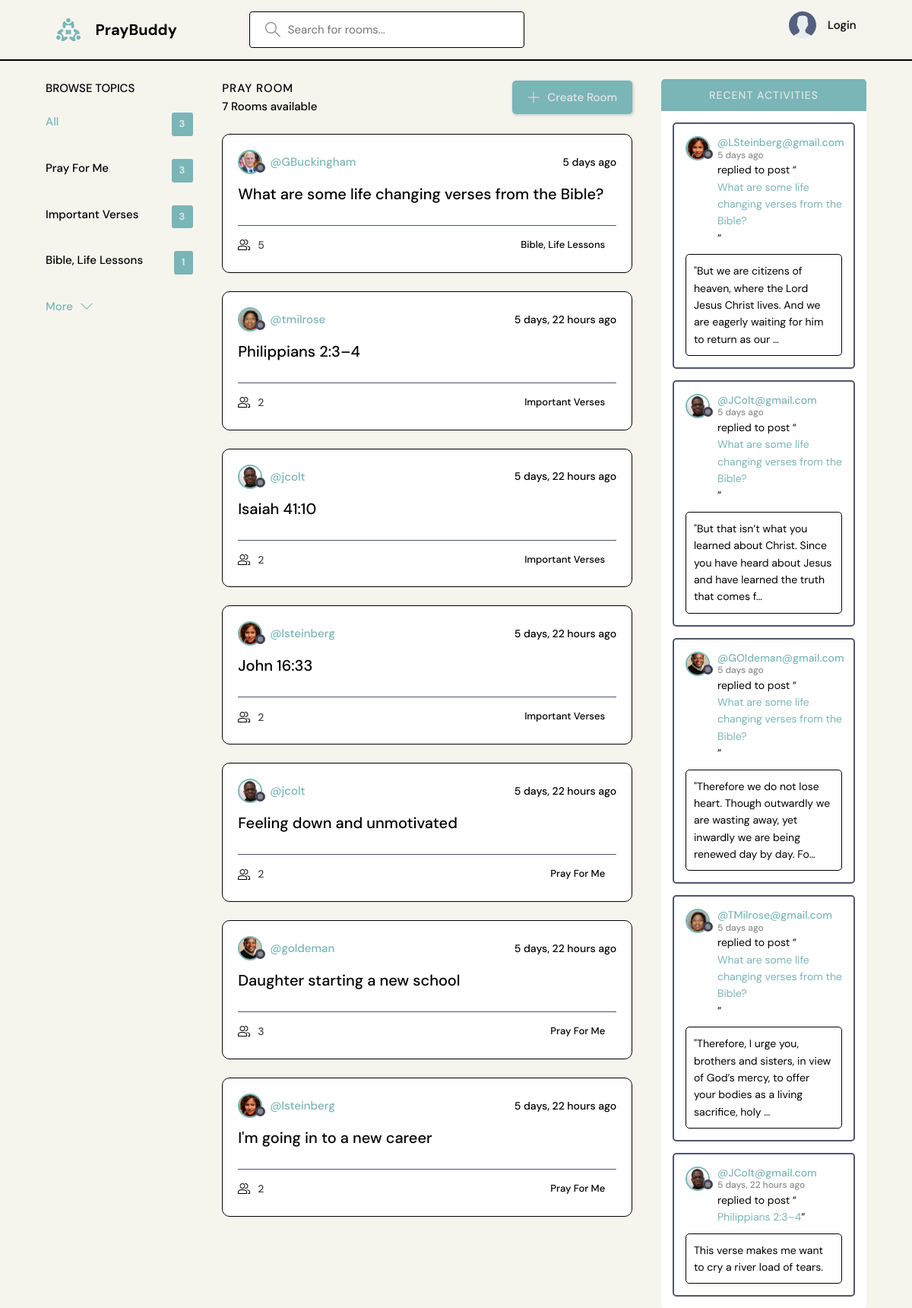
The page / on the database its author committed.
### base/models.py (models this page shows, shortened)
class Topic(models.Model):
    name = models.CharField(max_length=200)

class Room(models.Model):
    host = models.ForeignKey(User, on_delete=models.SET_NULL, null=True)
    topic = models.ForeignKey(Topic, on_delete=models.SET_NULL, null=True)
    name = models.CharField(max_length=200)
    description = models.TextField(null=True, blank=True)
    participants = models.ManyToManyField(
        User, related_name='participants', blank=True)
    updated = models.DateTimeField(auto_now=True)
    created = models.DateTimeField(auto_now_add=True)
    class Meta:
        ordering = ['-updated', '-created']
    def __str__(self):
        return self.name

class User(AbstractUser):
    name = models.CharField(max_length=200, null=True)
    email = models.EmailField(unique=True, null=True)
    bio = models.TextField(null=True)
    avatar = models.ImageField(null=True, default='avatar.svg')
    USERNAME_FIELD = 'email'
    REQUIRED_FIELDS = []

class Message(models.Model):
    user = models.ForeignKey(User, on_delete=models.CASCADE)
    room = models.ForeignKey(Room, on_delete=models.CASCADE)
    body = models.TextField()
    updated = models.DateTimeField(auto_now=True)
    created = models.DateTimeField(auto_now_add=True)
    class Meta:
        ordering = ['-updated', '-created']

### base/views.py (the view)
# urls.py: path('', views.home, name='home'),
def home(request):
    q = request.GET.get('q') if request.GET.get('q') != None else ''
    rooms = Room.objects.filter(
        Q(topic__name__icontains=q) |
        Q(name__icontains=q) |
        Q(description__icontains=q)
    )
    topics = Topic.objects.all()[0:4]
    room_count = rooms.count()
    room_messages = Message.objects.filter(Q(room__topic__name__icontains=q))
    context = {'rooms': rooms, 'topics': topics,
               'room_count': room_count, 'room_messages': room_messages}
    return render(request, 'base/home.html', context)

### base/templates/base/home.html (shortened to what this page needs)
{% extends "main.html" %}
{% block content %}
<main class="layout layout--3">
  <div class="container">
    {% include "base/includes/topics_component.html" %}
    <div class="roomList">
      <div class="roomList__header">
        <div>
          <h2>Pray Room</h2>
          <p>{{ room_count }} Rooms available</p>
        </div>
        <a class="btn btn--main" href="{% url 'create-room' %}">
          <svg version="1.1" xmlns="http://www.w3.org/2000/svg" width="32" height="32" viewBox="0 0 32 32">
            <title>add</title>
            <path
              d="M16.943 0.943h-1.885v14.115h-14.115v1.885h14.115v14.115h1.885v-14.115h14.115v-1.885h-14.115v-14.115z">
            </path>
          </svg>
          Create Room
        </a>
      </div>
    {% include "base/includes/feed_component.html" %}
    </div>
    {% include "base/includes/activity_component.html" %}
  </div>
</main>
{% endblock content %}

### base/templates/base/includes/topics_component.html
<div class="topics">
    <div class="topics__header">
        <h2>Browse Topics</h2>
    </div>
    <ul class="topics__list">
        <li>
            <a href="{% url 'home' %}" class="active">All <span>{{ topics.count }}</span></a>
        </li>
        {% for topic in topics %}
        <li>
            <a href="{% url 'home' %}?q={{ topic.name }}">{{ topic.name }}<span>{{ topic.room_set.all.count}}</span></a>
        </li>
        {% endfor %}
    </ul>
    <a class="btn btn--link" href="{% url 'topics' %}">
        More
        <svg version="1.1" xmlns="http://www.w3.org/2000/svg" width="32" height="32" viewBox="0 0 32 32">
            <title>chevron-down</title>
            <path d="M16 21l-13-13h-3l16 16 16-16h-3l-13 13z"></path>
        </svg>
    </a>
</div>

### base/templates/base/includes/feed_component.html (shortened to what this page needs)
{% for room in rooms %}
<div class="roomListRoom">
    <div class="roomListRoom__header">
        <a href="{% url 'user-profile' room.host.id %}" class="roomListRoom__author">
            <div class="avatar avatar--small">
                <img src="{{ room.host.avatar.url }}" />
            </div>
            <span>@{{ room.host.username }}</span>
        </a>
        <div class="roomListRoom__actions">
            <span>{{ room.created|timesince }} ago</span>
        </div>
    </div>
    <div class="roomListRoom__content">
        <a href="{% url 'room' room.id %}">{{ room.name }}</a>
    </div>
    <div class="roomListRoom__meta">
        <a href="{% url 'room' room.id %}" class="roomListRoom__joined">
            {{ room.participants.all.count }}
        </a>
        <p class="roomListRoom__topic">{{ room.topic.name }}</p>
    </div>
</div>
{% endfor %}

### base/templates/base/includes/activity_component.html (shortened to what this page needs)
<div class="activities">
    <div class="activities__header">
        <h2>Recent Activities</h2>
    </div>
    {% for message in room_messages|slice:":5" %}
    <div class="activities__box">
        <div class="activities__boxHeader roomListRoom__header">
            <a href="{% url 'user-profile' message.user.id %}" class="roomListRoom__author">
                <div class="avatar avatar--small">
                    <img src="{{ message.user.avatar.url }}" />
                </div>
                <p>
                    @{{ message.user }}
                    <span>{{ message.created|timesince}} ago</span>
                </p>
            </a>
        </div>
        <div class="activities__boxContent">
            <p>replied to post “<a href="{% url 'room' message.room.id %}">{{ message.room }}</a>”</p>
            <div class="activities__boxRoomContent">
                {{ message.body|truncatechars:120 }}
            </div>
        </div>
    </div>
    {% endfor %}
</div>

### rows shown on the page
Topic: name "Pray For Me", room_set.all.count "3"
Topic: name "Important Verses", room_set.all.count "3"
Topic: name "Bible, Life Lessons", room_set.all.count "1"
Room: host.avatar (picture), host.username "GBuckingham", created "5 days", name "What are some life changing verses from the Bible?", participants.all.count "5", topic.name "Bible, Life Lessons"
Room: host.avatar (picture), host.username "tmilrose", created "5 days, 22 hours", name "Philippians 2:3–4", participants.all.count "2", topic.name "Important Verses"
Room: host.avatar (picture), host.username "jcolt", created "5 days, 22 hours", name "Isaiah 41:10", participants.all.count "2", topic.name "Important Verses"
Room: host.avatar (picture), host.username "lsteinberg", created "5 days, 22 hours", name "John 16:33", participants.all.count "2", topic.name "Important Verses"
Room: host.avatar (picture), host.username "jcolt", created "5 days, 22 hours", name "Feeling down and unmotivated", participants.all.count "2", topic.name "Pray For Me"
Room: host.avatar (picture), host.username "goldeman", created "5 days, 22 hours", name "Daughter starting a new school", participants.all.count "3", topic.name "Pray For Me"
Room: host.avatar (picture), host.username "lsteinberg", created "5 days, 22 hours", name "I'm going in to a new career", participants.all.count "2", topic.name "Pray For Me"
Message: user.avatar (picture), user "LSteinberg@gmail.com", created "5 days", room "What are some life changing verses from the Bible?", body "\"But we are citizens of heaven, where the Lord Jesus Christ lives. And we are eagerly waiting for him to return as our …"
Message: user.avatar (picture), user "JColt@gmail.com", created "5 days", room "What are some life changing verses from the Bible?", body "\"But that isn’t what you learned about Christ. Since you have heard about Jesus and have learned the truth that comes f…"
Message: user.avatar (picture), user "GOldeman@gmail.com", created "5 days", room "What are some life changing verses from the Bible?", body "\"Therefore we do not lose heart. Though outwardly we are wasting away, yet inwardly we are being renewed day by day. Fo…"
Message: user.avatar (picture), user "TMilrose@gmail.com", created "5 days", room "What are some life changing verses from the Bible?", body "\"Therefore, I urge you, brothers and sisters, in view of God’s mercy, to offer your bodies as a living sacrifice, holy …"
Message: user.avatar (picture), user "JColt@gmail.com", created "5 days, 22 hours", room "Philippians 2:3–4", body "This verse makes me want to cry a river load of tears."

### other values the page prints
{{ topics.count }} "3"
{{ room_count }} "7"
